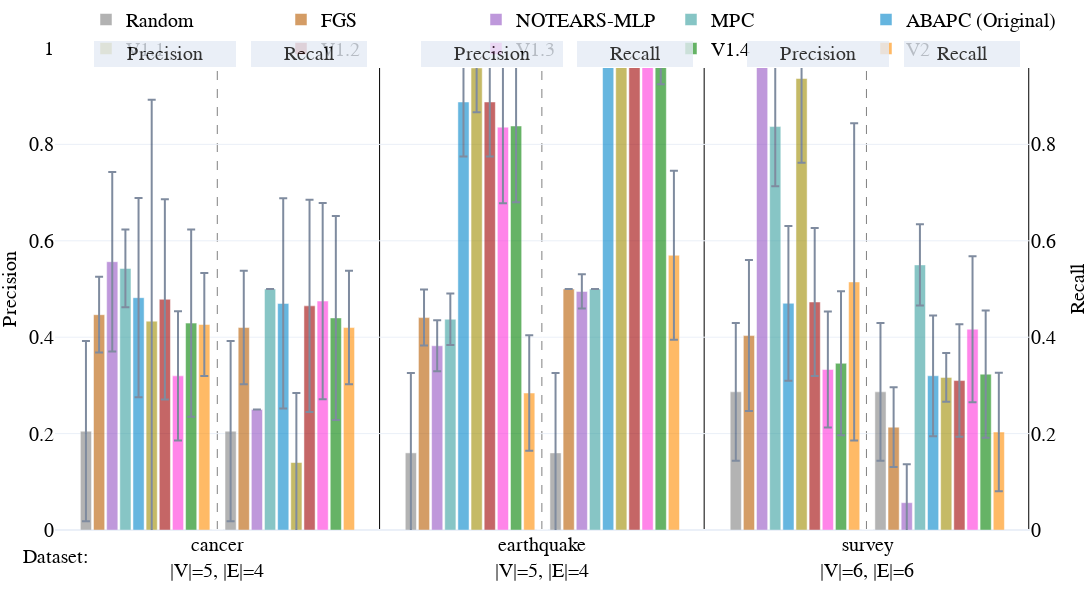

Here is the notebook cell this chart was saved with:
### Code cell
fig = double_bar_chart_plotly(v1_bn_plot_data, 
                        names_dict,
                        colors_dict,
                        vars_to_plot=['precision', 'recall'],
                        names=['Precision', 'Recall'],
                        labels=['Precision', 'Recall'],
                        methods=methods,
                        dist_between_lines=0.1565,
                        lin_space=6,
                        nl_space=6,
                        intra_dis = 0.161,
                        inter_dis = 0.174,
                        start_pos = 0.04,
                            width=1300,
                            height=600,
                            range_y1=(0, 1),
                            range_y2=(0, 1))

### Figure 1 — Plotly figure (JSON) as saved in the notebook; plotly's stock layout.template omitted (floating-point values rounded to 4 significant figures)
{"data": [{"error_y": {"array": [0.1869, 0.1657, 0.143], "type": "data", "visible": true}, "marker": {"color": "grey"}, "name": "Random", "offsetgroup": "0", "opacity": 0.6, "showlegend": true, "type": "bar", "x": ["cancer<br>|V|=5, |E|=4", "earthquake<br>|V|=5, |E|=4", "survey<br>|V|=6, |E|=6"], "y": [0.205, 0.16, 0.2867], "yaxis": "y"}, {"error_y": {"array": [0.07855, 0.05805, 0.1566], "type": "data", "visible": true}, "marker": {"color": "#b85c00"}, "name": "FGS", "offsetgroup": "1", "opacity": 0.6, "showlegend": true, "type": "bar", "x": ["cancer<br>|V|=5, |E|=4", "earthquake<br>|V|=5, |E|=4", "survey<br>|V|=6, |E|=6"], "y": [0.4467, 0.4407, 0.4033], "yaxis": "y"}, {"error_y": {"array": [0.1863, 0.05298, 0.0], "type": "data", "visible": true}, "marker": {"color": "#9454c4"}, "name": "NOTEARS-MLP", "offsetgroup": "2", "opacity": 0.6, "showlegend": true, "type": "bar", "x": ["cancer<br>|V|=5, |E|=4", "earthquake<br>|V|=5, |E|=4", "survey<br>|V|=6, |E|=6"], "y": [0.5567, 0.3822, 1.0], "yaxis": "y"}, {"error_y": {"array": [0.08056, 0.0533, 0.1239], "type": "data", "visible": true}, "marker": {"color": "#379f9f"}, "name": "MPC", "offsetgroup": "3", "opacity": 0.6, "showlegend": true, "type": "bar", "x": ["cancer<br>|V|=5, |E|=4", "earthquake<br>|V|=5, |E|=4", "survey<br>|V|=6, |E|=6"], "y": [0.5427, 0.4373, 0.837], "yaxis": "y"}, {"error_y": {"array": [0.2067, 0.113, 0.1604], "type": "data", "visible": true}, "marker": {"color": "#0085CA"}, "name": "ABAPC (Original)", "offsetgroup": "4", "opacity": 0.6, "showlegend": true, "type": "bar", "x": ["cancer<br>|V|=5, |E|=4", "earthquake<br>|V|=5, |E|=4", "survey<br>|V|=6, |E|=6"], "y": [0.482, 0.888, 0.4703], "yaxis": "y"}, {"error_y": {"array": [0.4592, 0.09222, 0.1746], "type": "data", "visible": true}, "marker": {"color": "#9F8D00"}, "name": "V1.1", "offsetgroup": "5", "opacity": 0.6, "showlegend": true, "type": "bar", "x": ["cancer<br>|V|=5, |E|=4", "earthquake<br>|V|=5, |E|=4", "survey<br>|V|=6, |E|=6"], "y": [0.4333, 0.9587, 0.9367], "yaxis": "y"}, {"error_y": {"array": [0.2078, 0.113, 0.1537], "type": "data", "visible": true}, "marker": {"color": "#9E0000"}, "name": "V1.2", "offsetgroup": "6", "opacity": 0.6, "showlegend": true, "type": "bar", "x": ["cancer<br>|V|=5, |E|=4", "earthquake<br>|V|=5, |E|=4", "survey<br>|V|=6, |E|=6"], "y": [0.4787, 0.888, 0.473], "yaxis": "y"}, {"error_y": {"array": [0.134, 0.1578, 0.1203], "type": "data", "visible": true}, "marker": {"color": "#ff34da"}, "name": "V1.3", "offsetgroup": "7", "opacity": 0.6, "showlegend": true, "type": "bar", "x": ["cancer<br>|V|=5, |E|=4", "earthquake<br>|V|=5, |E|=4", "survey<br>|V|=6, |E|=6"], "y": [0.3198, 0.8358, 0.3331], "yaxis": "y"}, {"error_y": {"array": [0.194, 0.158, 0.1495], "type": "data", "visible": true}, "marker": {"color": "#008100"}, "name": "V1.4 ", "offsetgroup": "8", "opacity": 0.6, "showlegend": true, "type": "bar", "x": ["cancer<br>|V|=5, |E|=4", "earthquake<br>|V|=5, |E|=4", "survey<br>|V|=6, |E|=6"], "y": [0.4292, 0.8382, 0.3458], "yaxis": "y"}, {"error_y": {"array": [0.1069, 0.12, 0.329], "type": "data", "visible": true}, "marker": {"color": "#ff8c00"}, "name": "V2", "offsetgroup": "9", "opacity": 0.6, "showlegend": true, "type": "bar", "x": ["cancer<br>|V|=5, |E|=4", "earthquake<br>|V|=5, |E|=4", "survey<br>|V|=6, |E|=6"], "y": [0.4263, 0.2842, 0.5147], "yaxis": "y"}, {"marker": {"color": "white"}, "name": "", "offsetgroup": "10", "opacity": 1, "showlegend": false, "type": "bar", "x": ["cancer<br>|V|=5, |E|=4", "earthquake<br>|V|=5, |E|=4", "survey<br>|V|=6, |E|=6"], "y": [0.0, 0.0, 0.0]}, {"error_y": {"array": [0.1869, 0.1657, 0.143], "type": "data", "visible": true}, "marker": {"color": "grey"}, "name": "Random", "offsetgroup": "11", "opacity": 0.6, "showlegend": false, "type": "bar", "x": ["cancer<br>|V|=5, |E|=4", "earthquake<br>|V|=5, |E|=4", "survey<br>|V|=6, |E|=6"], "y": [0.205, 0.16, 0.2867], "yaxis": "y2"}, {"error_y": {"array": [0.1178, 0.0, 0.08273], "type": "data", "visible": true}, "marker": {"color": "#b85c00"}, "name": "FGS", "offsetgroup": "12", "opacity": 0.6, "showlegend": false, "type": "bar", "x": ["cancer<br>|V|=5, |E|=4", "earthquake<br>|V|=5, |E|=4", "survey<br>|V|=6, |E|=6"], "y": [0.42, 0.5, 0.2133], "yaxis": "y2"}, {"error_y": {"array": [0.0, 0.03536, 0.07977], "type": "data", "visible": true}, "marker": {"color": "#9454c4"}, "name": "NOTEARS-MLP", "offsetgroup": "13", "opacity": 0.6, "showlegend": false, "type": "bar", "x": ["cancer<br>|V|=5, |E|=4", "earthquake<br>|V|=5, |E|=4", "survey<br>|V|=6, |E|=6"], "y": [0.25, 0.495, 0.05668], "yaxis": "y2"}, {"error_y": {"array": [0.0, 0.0, 0.0842], "type": "data", "visible": true}, "marker": {"color": "#379f9f"}, "name": "MPC", "offsetgroup": "14", "opacity": 0.6, "showlegend": false, "type": "bar", "x": ["cancer<br>|V|=5, |E|=4", "earthquake<br>|V|=5, |E|=4", "survey<br>|V|=6, |E|=6"], "y": [0.5, 0.5, 0.55], "yaxis": "y2"}, {"error_y": {"array": [0.2181, 0.0, 0.1253], "type": "data", "visible": true}, "marker": {"color": "#0085CA"}, "name": "ABAPC (Original)", "offsetgroup": "15", "opacity": 0.6, "showlegend": false, "type": "bar", "x": ["cancer<br>|V|=5, |E|=4", "earthquake<br>|V|=5, |E|=4", "survey<br>|V|=6, |E|=6"], "y": [0.47, 1.0, 0.32], "yaxis": "y2"}, {"error_y": {"array": [0.1443, 0.0, 0.05049], "type": "data", "visible": true}, "marker": {"color": "#9F8D00"}, "name": "V1.1", "offsetgroup": "16", "opacity": 0.6, "showlegend": false, "type": "bar", "x": ["cancer<br>|V|=5, |E|=4", "earthquake<br>|V|=5, |E|=4", "survey<br>|V|=6, |E|=6"], "y": [0.14, 1.0, 0.3166], "yaxis": "y2"}, {"error_y": {"array": [0.2202, 0.0, 0.1167], "type": "data", "visible": true}, "marker": {"color": "#9E0000"}, "name": "V1.2", "offsetgroup": "17", "opacity": 0.6, "showlegend": false, "type": "bar", "x": ["cancer<br>|V|=5, |E|=4", "earthquake<br>|V|=5, |E|=4", "survey<br>|V|=6, |E|=6"], "y": [0.465, 1.0, 0.31], "yaxis": "y2"}, {"error_y": {"array": [0.2036, 0.0, 0.1515], "type": "data", "visible": true}, "marker": {"color": "#ff34da"}, "name": "V1.3", "offsetgroup": "18", "opacity": 0.6, "showlegend": false, "type": "bar", "x": ["cancer<br>|V|=5, |E|=4", "earthquake<br>|V|=5, |E|=4", "survey<br>|V|=6, |E|=6"], "y": [0.475, 1.0, 0.4167], "yaxis": "y2"}, {"error_y": {"array": [0.2117, 0.05997, 0.1322], "type": "data", "visible": true}, "marker": {"color": "#008100"}, "name": "V1.4 ", "offsetgroup": "19", "opacity": 0.6, "showlegend": false, "type": "bar", "x": ["cancer<br>|V|=5, |E|=4", "earthquake<br>|V|=5, |E|=4", "survey<br>|V|=6, |E|=6"], "y": [0.44, 0.985, 0.3233], "yaxis": "y2"}, {"error_y": {"array": [0.1178, 0.1753, 0.1227], "type": "data", "visible": true}, "marker": {"color": "#ff8c00"}, "name": "V2", "offsetgroup": "20", "opacity": 0.6, "showlegend": false, "type": "bar", "x": ["cancer<br>|V|=5, |E|=4", "earthquake<br>|V|=5, |E|=4", "survey<br>|V|=6, |E|=6"], "y": [0.42, 0.57, 0.2033], "yaxis": "y2"}], "layout": {"annotations": [{"font": {"color": "Black", "family": "Serif", "size": 20}, "showarrow": false, "text": "Dataset:", "x": 0, "xanchor": "center", "xref": "paper", "y": -0.08, "yanchor": "bottom", "yref": "paper"}, {"bgcolor": "#E5ECF6", "bordercolor": "#E5ECF6", "borderwidth": 2, "font": {"color": "black", "size": 20}, "opacity": 0.8, "showarrow": false, "text": "      Precision      ", "x": 0.04, "xanchor": "left", "xref": "x domain", "y": 1.015, "yref": "y domain"}, {"bgcolor": "#E5ECF6", "bordercolor": "#E5ECF6", "borderwidth": 2, "font": {"color": "black", "size": 20}, "opacity": 0.8, "showarrow": false, "text": "      Recall      ", "x": 0.201, "xanchor": "left", "xref": "x domain", "y": 1.015, "yref": "y domain"}, {"bgcolor": "#E5ECF6", "bordercolor": "#E5ECF6", "borderwidth": 2, "font": {"color": "black", "size": 20}, "opacity": 0.8, "showarrow": false, "text": "      Precision      ", "x": 0.375, "xanchor": "left", "xref": "x domain", "y": 1.015, "yref": "y domain"}, {"bgcolor": "#E5ECF6", "bordercolor": "#E5ECF6", "borderwidth": 2, "font": {"color": "black", "size": 20}, "opacity": 0.8, "showarrow": false, "text": "      Recall      ", "x": 0.536, "xanchor": "left", "xref": "x domain", "y": 1.015, "yref": "y domain"}, {"bgcolor": "#E5ECF6", "bordercolor": "#E5ECF6", "borderwidth": 2, "font": {"color": "black", "size": 20}, "opacity": 0.8, "showarrow": false, "text": "      Precision      ", "x": 0.71, "xanchor": "left", "xref": "x domain", "y": 1.015, "yref": "y domain"}, {"bgcolor": "#E5ECF6", "bordercolor": "#E5ECF6", "borderwidth": 2, "font": {"color": "black", "size": 20}, "opacity": 0.8, "showarrow": false, "text": "      Recall      ", "x": 0.871, "xanchor": "left", "xref": "x domain", "y": 1.015, "yref": "y domain"}], "bargap": 0.15, "bargroupgap": 0.15, "barmode": "group", "font": {"color": "black", "family": "Serif", "size": 20}, "height": 600, "hovermode": "x unified", "legend": {"orientation": "h", "x": 0.5, "xanchor": "center", "y": 1.1, "yanchor": "top"}, "margin": {"b": 70, "l": 40, "r": 0, "t": 20}, "shapes": [{"layer": "below", "line": {"color": "grey", "dash": "dash", "width": 1}, "type": "line", "x0": 0.1565, "x1": 0.1565, "xref": "paper", "y0": 0, "y1": 1, "yref": "paper"}, {"layer": "below", "line": {"color": "black", "dash": "solid", "width": 1}, "type": "line", "x0": 0.313, "x1": 0.313, "xref": "paper", "y0": 0, "y1": 1, "yref": "paper"}, {"layer": "below", "line": {"color": "grey", "dash": "dash", "width": 1}, "type": "line", "x0": 0.4695, "x1": 0.4695, "xref": "paper", "y0": 0, "y1": 1, "yref": "paper"}, {"layer": "below", "line": {"color": "black", "dash": "solid", "width": 1}, "type": "line", "x0": 0.626, "x1": 0.626, "xref": "paper", "y0": 0, "y1": 1, "yref": "paper"}, {"layer": "below", "line": {"color": "grey", "dash": "dash", "width": 1}, "type": "line", "x0": 0.7825, "x1": 0.7825, "xref": "paper", "y0": 0, "y1": 1, "yref": "paper"}, {"layer": "below", "line": {"color": "black", "dash": "solid", "width": 1}, "type": "line", "x0": 0.939, "x1": 0.939, "xref": "paper", "y0": 0, "y1": 1, "yref": "paper"}], "width": 1300, "xaxis": {"anchor": "y", "domain": [0, 0.94]}, "yaxis": {"anchor": "x", "domain": [0, 1], "range": [0, 1], "title": {"font": {"size": 20}, "text": "Precision"}}, "yaxis2": {"anchor": "x", "overlaying": "y", "range": [0, 1], "scaleanchor": 0, "showgrid": false, "showline": false, "showticklabels": true, "side": "right", "title": {"font": {"size": 20}, "text": "Recall"}, "zeroline": true}}}
